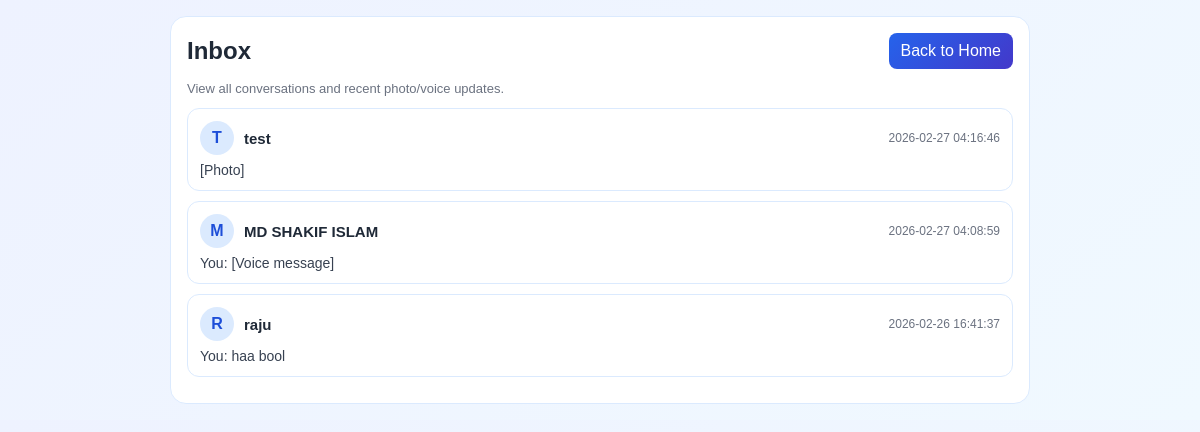
The app's page /inbox (signed in) with its own data.
### tables this page shows
CREATE TABLE users (
            id INTEGER PRIMARY KEY AUTOINCREMENT,
            username TEXT UNIQUE NOT NULL,
            password TEXT NOT NULL,
            role TEXT DEFAULT 'user'
        , full_name TEXT, student_id TEXT, department TEXT, email TEXT, phone TEXT, profile_image TEXT);

CREATE TABLE messages (
            id INTEGER PRIMARY KEY AUTOINCREMENT,
            sender_id INTEGER NOT NULL,
            receiver_id INTEGER NOT NULL,
            item_id INTEGER,
            message_text TEXT NOT NULL,
            created_at TEXT DEFAULT CURRENT_TIMESTAMP,
            is_read INTEGER DEFAULT 0, message_type TEXT DEFAULT 'text', media_filename TEXT,
            FOREIGN KEY(sender_id) REFERENCES users(id),
            FOREIGN KEY(receiver_id) REFERENCES users(id),
            FOREIGN KEY(item_id) REFERENCES items(id)
        );

### app.py (the view)
@app.route('/inbox')
def inbox():
    if not is_user_logged_in():
        return redirect('/login')
    current_user_id = session.get('user_id')
    conn = sqlite3.connect('database.db')
    cursor = conn.cursor()
    cursor.execute(
        '''
        SELECT
            partner_id,
            MAX(id) AS last_message_id,
            SUM(CASE WHEN receiver_id = ? AND is_read = 0 THEN 1 ELSE 0 END) AS unread_count
        FROM (
            SELECT
                id,
                sender_id,
                receiver_id,
                is_read,
                CASE
                    WHEN sender_id = ? THEN receiver_id
                    ELSE sender_id
                END AS partner_id
            FROM messages
            WHERE sender_id = ? OR receiver_id = ?
        )
        GROUP BY partner_id
        ORDER BY last_message_id DESC
        ''',
        (current_user_id, current_user_id, current_user_id, current_user_id)
    )
    conversation_rows = cursor.fetchall()
    conversations = []
    for row in conversation_rows:
        partner_id, last_message_id, unread_count = row
        cursor.execute(
            "SELECT id, username, full_name FROM users WHERE id = ?",
            (partner_id,)
        )
        partner = cursor.fetchone()
        if not partner:
            continue
        cursor.execute(
            "SELECT sender_id, message_text, created_at, message_type, media_filename FROM messages WHERE id = ?",
            (last_message_id,)
        )
        last_message = cursor.fetchone()
        if not last_message:
            continue
        last_message_text = last_message[1] or ''
        if last_message[3] == 'image':
            last_message_text = '[Photo]'
        elif last_message[3] == 'audio':
            last_message_text = '[Voice message]'
        conversations.append({
            'partner_id': partner[0],
            'partner_username': partner[1],
            'partner_name': partner[2] or partner[1],
            'last_sender_id': last_message[0],
            'last_message_text': last_message_text,
            'last_message_time': last_message[2],
            'unread_count': unread_count or 0
        })
    conn.close()
    return render_template('inbox.html', conversations=conversations, current_user_id=current_user_id)

### app.py (called while the page is built)
def is_user_logged_in():
    return session.get('user_id') is not None

def get_unread_message_count(user_id):
    if not user_id:
        return 0
    conn = sqlite3.connect('database.db')
    cursor = conn.cursor()
    cursor.execute(
        "SELECT COUNT(*) FROM messages WHERE receiver_id = ? AND is_read = 0",
        (user_id,)
    )
    unread_count = cursor.fetchone()[0]
    conn.close()
    return unread_count

@app.context_processor
def inject_unread_message_count():
    user_id = session.get('user_id')
    unread_messages_count = get_unread_message_count(user_id) if user_id else 0
    return {'unread_messages_count': unread_messages_count}

### templates/inbox.html (shortened to what this page needs)
<!DOCTYPE html>
<html>
<head>
</head>
<body>
    <div class="container">
        <div class="top">
            <h2>Inbox</h2>
            <a class="btn" href="/">Back to Home</a>
        </div>
        <div class="sub">View all conversations and recent photo/voice updates.</div>
        {% if conversations %}
            {% for c in conversations %}
                <a class="conversation" href="/chat/{{ c.partner_id }}">
                    <div class="row">
                        <div class="left">
                            <div class="avatar">{{ (c.partner_name or 'U')[0]|upper }}</div>
                            <div class="name-wrap">
                                <div class="name-line">
                                    <span class="name">{{ c.partner_name }}</span>
                                </div>
                            </div>
                        </div>
                        <div class="time">{{ c.last_message_time }}</div>
                    </div>
                    <div class="preview">
                        {% if c.last_sender_id == current_user_id %}You: {% endif %}{{ c.last_message_text }}
                    </div>
                </a>
            {% endfor %}
        {% else %}
            <div class="empty">No messages yet. Open a user's profile or a post and send your first message.</div>
        {% endif %}
    </div>
</body>
</html>

### templates/inbox.html (style rules this page uses)
body { font-family: Arial, sans-serif; margin: 0; background: linear-gradient(140deg, #eef2ff, #f0f9ff); color: #1f2937; }
.container { width: min(860px, calc(100% - 24px)); margin: 16px auto; background: rgba(255, 255, 255, 0.95); border: 1px solid #dbeafe; border-radius: 16px; padding: 16px; box-sizing: border-box; backdrop-filter: blur(4px); }
.top { display: flex; justify-content: space-between; align-items: center; margin-bottom: 12px; gap: 10px; }
.top h2 { margin: 0; }
.btn { display: inline-block; text-decoration: none; color: #ffffff; background: linear-gradient(135deg, #2563eb, #4338ca); border-radius: 8px; padding: 9px 12px; }
.sub { color: #6b7280; font-size: 13px; margin-bottom: 12px; }
.conversation { display: block; text-decoration: none; color: inherit; border: 1px solid #dbeafe; border-radius: 12px; background: #ffffff; padding: 12px; margin-bottom: 10px; transition: transform 0.16s ease, box-shadow 0.16s ease, border-color 0.16s ease; }
.row { display: flex; justify-content: space-between; align-items: center; gap: 8px; margin-bottom: 7px; }
.left { display: flex; align-items: center; gap: 10px; min-width: 0; }
.avatar { width: 34px; height: 34px; border-radius: 50%; display: flex; align-items: center; justify-content: center; background: #dbeafe; color: #1d4ed8; font-weight: bold; flex-shrink: 0; }
.name-wrap { min-width: 0; }
.name-line { font-weight: bold; font-size: 15px; display: flex; align-items: center; gap: 8px; min-width: 0; }
.name { white-space: nowrap; overflow: hidden; text-overflow: ellipsis; }
.time { color: #6b7280; font-size: 12px; flex-shrink: 0; }
.preview { color: #374151; font-size: 14px; white-space: nowrap; overflow: hidden; text-overflow: ellipsis; }

### records on screen
users: full_name "T", partner_name "test"
messages: last_message_time "2026-02-27 04:16:46"
users: full_name "M", partner_name "MD SHAKIF ISLAM"
messages: last_message_time "2026-02-27 04:08:59"
users: username "R", partner_name "raju"
messages: last_message_time "2026-02-26 16:41:37", last_message_text "haa bool"

### other values on screen
{{ c.last_message_text }} "[Photo]" "[Voice message]"
